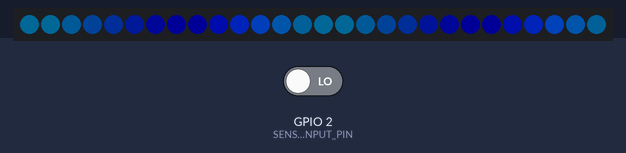
Simulated run of this sketch. Board: ESP32. Parts: 28 RGB LEDs in strip order, left to right. The test bench sets the inputs (shaded band); at power-on: GPIO 2 (SENSOR_INPUT_PIN) LOW. Dim RGB values are drawn brighter than linear. At 30.0 s the program puts the board to deep sleep or switches it off; the recording ends there.

Above: at 1.2 s.
1.3 s: GPIO 2 (SENSOR_INPUT_PIN) driven HIGH
At 10.35 s:
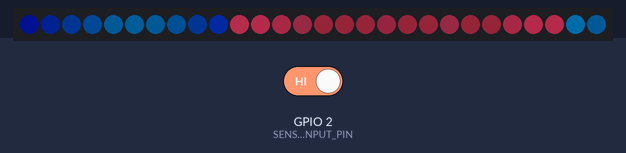
At 20.26 s:
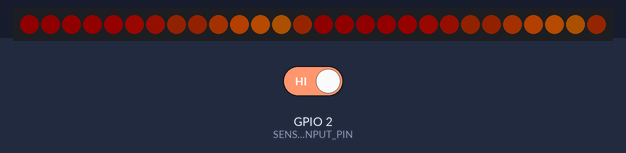

The sketch:

Disney_Door_Decor.ino
```cpp
#include <Adafruit_NeoPixel.h>
#include <driver/rtc_io.h>

#define RUN_TIME_S          10
#define SENSOR_BOOT_S       6
#define BATT_KEEPALIVE_S    25
#define KEEPALIVE_PULSE_MS  500

#define PIXEL_POWER_PIN   GPIO_NUM_0
#define PIXEL_DATA_PIN    GPIO_NUM_1
#define PIXEL_NUM_LEDS    28
#define SENSOR_POWER_PIN  GPIO_NUM_21
#define SENSOR_INPUT_PIN  GPIO_NUM_2

#define SENSOR_ON()       pinMode(SENSOR_POWER_PIN, OUTPUT); digitalWrite(SENSOR_POWER_PIN, 0); digitalWrite(LED_BUILTIN, 0);
#define SENSOR_OFF()      pinMode(SENSOR_POWER_PIN, INPUT); digitalWrite(LED_BUILTIN, 1);
#define PIXEL_ON()        pinMode(PIXEL_POWER_PIN, OUTPUT); digitalWrite(PIXEL_POWER_PIN, 0);
#define PIXEL_OFF()       pinMode(PIXEL_POWER_PIN, INPUT);

#define LED_BOTTOM_START  26
#define LED_BOTTOM_END    9
#define LED_TOP_START     10
#define LED_TOP_STOP      25

#define DEBUG

#define BRIGHTNESS        25

const uint8_t pixel_brightness[PIXEL_NUM_LEDS] = {
  BRIGHTNESS,
  BRIGHTNESS,
  BRIGHTNESS,
  BRIGHTNESS,
  BRIGHTNESS,
  BRIGHTNESS,
  BRIGHTNESS,
  BRIGHTNESS,
  BRIGHTNESS,
  BRIGHTNESS + 25,
  BRIGHTNESS + 50,
  BRIGHTNESS + 50,
  BRIGHTNESS + 25,
  BRIGHTNESS,
  BRIGHTNESS,
  BRIGHTNESS,
  BRIGHTNESS,
  BRIGHTNESS,
  BRIGHTNESS,
  BRIGHTNESS,
  BRIGHTNESS,
  BRIGHTNESS,
  BRIGHTNESS,
  BRIGHTNESS + 25,
  BRIGHTNESS + 50,
  BRIGHTNESS + 50,
  BRIGHTNESS + 25,
  BRIGHTNESS,
};

#define PIXEL_COLOR(n, r, g, b)       strip.Color((r * pixel_brightness[n]) >> 8, (g * pixel_brightness[n]) >> 8, (b * pixel_brightness[n]) >> 8)

#define COLOR_SKY(n)        PIXEL_COLOR(n, 252, 144, 8)
#define COLOR_SEA(n)        PIXEL_COLOR(n, 0, 88, 255)

typedef enum {
  STATE_Initial,
  STATE_StartAnimation,
  STATE_AnimationSensorOff,
  STATE_AnimationSensorOn,
  STATE_StartKeepAlive,
  STATE_RunKeepAlive,
  STATE_Sleep,
} state_e;

typedef struct {
  void (*start)(void);
  void (*run)(void);
} pattern_fns_t;


RTC_DATA_ATTR unsigned char _selectedPattern = 0;
Adafruit_NeoPixel strip(PIXEL_NUM_LEDS, PIXEL_DATA_PIN, NEO_GRB + NEO_KHZ800);
state_e state;


void setup() {
  state = STATE_Initial;
}


bool LED_keepalive_Run() {
  RTC_DATA_ATTR static unsigned char _random_led = 0;
  static unsigned long pulseStart = 0;

  if (pulseStart == 0) {
    pulseStart = millis();
    if (_random_led >= PIXEL_NUM_LEDS) _random_led = 0;

    // Pulse a pair of LEDs briefly to guarantee sufficient load (~80-100mA total with ESP32)
    // to reset the power bank auto-off timer while minimizing active awake time.
    strip.clear();
    strip.setPixelColor(_random_led, strip.Color(120, 120, 120));
    strip.setPixelColor((_random_led + 1) % PIXEL_NUM_LEDS, strip.Color(120, 120, 120));
    strip.show();
  }

  if (millis() - pulseStart >= KEEPALIVE_PULSE_MS) {
    strip.clear();
    strip.show();
    pulseStart = 0;
    _random_led = (_random_led + 2) % PIXEL_NUM_LEDS;
    return false; // Pulse complete, ready to return to sleep
  }

  return true;
}


void LED_allWhite_Start(void) {
  for (int i = 0; i < PIXEL_NUM_LEDS; i++) {
    strip.setPixelColor(i, PIXEL_COLOR(i, 255, 255, 255));
  }
  strip.show();
}


void LED_allWhite_Run(void) {
  static unsigned long lastUpdate = 0;

  if (millis() - lastUpdate < 20) return; // ~50 fps
  lastUpdate = millis();

  unsigned long ms = millis();
  for (int i = 0; i < PIXEL_NUM_LEDS; i++) {
    // Breathing base white glow (sine wave common to all LEDs)
    float breath = 0.5 + 0.5 * sin(ms / 1000.0);

    // Twinkling stars effect (spatial phase shift)
    float stars = 0.5 + 0.5 * sin(ms / 300.0 + i * 2.3);
    float shimmer = (stars > 0.85) ? (stars - 0.85) * 1.5 : 0.0;

    // Scale color values
    uint8_t baseVal = 180 * breath;
    uint8_t r = min(255, baseVal + (int)(shimmer * 75));
    uint8_t g = min(255, baseVal + (int)(shimmer * 75));
    uint8_t b = min(255, baseVal + (int)(shimmer * 75));

    strip.setPixelColor(i, PIXEL_COLOR(i, r, g, b));
  }
  strip.show();
}


void LED_allBlue_Start(void) {
  for (int i = 0; i < PIXEL_NUM_LEDS; i++) {
    strip.setPixelColor(i, PIXEL_COLOR(i, 0, 0, 255));
  }
  strip.show();
}


void LED_allBlue_Run(void) {
  static unsigned long lastUpdate = 0;
  if (millis() - lastUpdate < 30) return; // ~33 fps
  lastUpdate = millis();

  unsigned long ms = millis();
  for (int i = 0; i < PIXEL_NUM_LEDS; i++) {
    // Traveling wave moving down the strip
    float wave = 0.5 + 0.5 * sin((ms / 500.0) - (i * 0.45));

    // Interpolate between deep ocean blue (0, 0, 255) and bright cyan/aqua (0, 160, 230)
    uint8_t r = 0;
    uint8_t g = 160 * wave;
    uint8_t b = 255 - (25 * wave); // wave crests are slightly lighter cyan/teal

    strip.setPixelColor(i, PIXEL_COLOR(i, r, g, b));
  }
  strip.show();
}


void LED_splitOceanSky_Start(void) {
  for (int i = 0; i < PIXEL_NUM_LEDS; i++) {
    if (i >= LED_TOP_START && i <= LED_TOP_STOP) {
      strip.setPixelColor(i, COLOR_SKY(i));
    }
    else {
      strip.setPixelColor(i, COLOR_SEA(i));
    }
  }
  strip.show();
}


void LED_splitOceanSky_Run(void) {
  static unsigned long lastUpdate = 0;

  if (millis() - lastUpdate < 30) return; // ~33 fps
  lastUpdate = millis();

  unsigned long ms = millis();
  for (int i = 0; i < PIXEL_NUM_LEDS; i++) {
    if (i >= LED_TOP_START && i <= LED_TOP_STOP) {
      // --- SKY PATTERN (Sunset shift with star twinkle) ---
      // Shift from warm orange (252, 120, 8) to magenta/rose (210, 30, 120) over time
      float colorShift = 0.5 + 0.5 * sin(ms / 1500.0);

      // Twinkling stars overlay
      float stars = 0.5 + 0.5 * sin(ms / 250.0 + i * 1.8);
      float shimmer = (stars > 0.88) ? (stars - 0.88) * 1.5 : 0.0;

      uint8_t r = 252 * (1.0 - colorShift) + 210 * colorShift;
      uint8_t g = 120 * (1.0 - colorShift) + 30 * colorShift;
      uint8_t b = 8 * (1.0 - colorShift) + 120 * colorShift;

      r = min(255, r + (int)(shimmer * 70));
      g = min(255, g + (int)(shimmer * 70));
      b = min(255, b + (int)(shimmer * 110));

      strip.setPixelColor(i, PIXEL_COLOR(i, r, g, b));
    }
    else {
      // --- OCEAN PATTERN (Sloshing wave motion) ---
      // Traveling wave modulated by a secondary slow frequency for a realistic sloshing effect
      float wave = 0.5 + 0.5 * sin((ms / 600.0) + (i * 0.6) + 0.4 * sin(ms / 1300.0));

      // Interpolate between deep ocean blue (0, 30, 180) and seafoam green/aqua (0, 150, 240)
      uint8_t r = 0;
      uint8_t g = 30 + (120 * wave);
      uint8_t b = 180 + (60 * wave);

      strip.setPixelColor(i, PIXEL_COLOR(i, r, g, b));
    }
  }
  strip.show();
}


void LED_pinwheel_Start(void) {
  for (int i = 0; i < PIXEL_NUM_LEDS; i++) {
    int blade = (i / 7) % 4;
    if (blade % 2 == 0) {
      strip.setPixelColor(i, PIXEL_COLOR(i, 255, 10, 0));       // Red
    } else {
      strip.setPixelColor(i, PIXEL_COLOR(i, 255, 120, 0));      // Orange
    }
  }
  strip.show();
}


void LED_pinwheel_Run(void) {
  static unsigned long lastUpdate = 0;
  if (millis() - lastUpdate < 25) return; // ~40 fps
  lastUpdate = millis();

  unsigned long ms = millis();
  // 4-blade pinwheel (2 Red, 2 Orange), completing 1 full revolution every 2 seconds
  float rotOffset = (float)PIXEL_NUM_LEDS * (ms / 2000.0);

  for (int i = 0; i < PIXEL_NUM_LEDS; i++) {
    float pos = fmod((float)i + rotOffset, (float)PIXEL_NUM_LEDS);
    if (pos < 0) pos += PIXEL_NUM_LEDS;

    // 4 blades of 7 LEDs each: blades 0 & 2 = Red, blades 1 & 3 = Orange
    int blade = (int)(pos / 7.0);
    float frac = (pos - (blade * 7.0)) / 7.0; // 0.0 (trailing root) to 1.0 (leading tip)

    bool isRed = (blade % 2 == 0);
    float rootR = isRed ? 160.0 : 180.0;
    float rootG = isRed ? 0.0   : 45.0;
    float tipR  = 255.0;
    float tipG  = isRed ? 15.0  : 130.0;

    float r, g;
    // Boundary transition zone (~0.84 LED) for smooth anti-aliased rotation across discrete pixels
    const float transWidth = 0.12;
    if (frac < transWidth) {
      bool prevIsRed = !isRed;
      float prevTipR = 255.0;
      float prevTipG = prevIsRed ? 15.0 : 130.0;

      float blend = frac / transWidth;
      r = (1.0 - blend) * prevTipR + blend * rootR;
      g = (1.0 - blend) * prevTipG + blend * rootG;
    } else {
      float t = (frac - transWidth) / (1.0 - transWidth);
      float curve = t * t; // Curved intensity profile along pinwheel blade
      r = rootR + (tipR - rootR) * curve;
      g = rootG + (tipG - rootG) * curve;
    }

    strip.setPixelColor(i, PIXEL_COLOR(i, (uint8_t)r, (uint8_t)g, 0));
  }
  strip.show();
}


const pattern_fns_t pattern_fns[] = {
  {LED_allWhite_Start, LED_allWhite_Run},
  {LED_allBlue_Start, LED_allBlue_Run},
  {LED_splitOceanSky_Start, LED_splitOceanSky_Run},
  {LED_pinwheel_Start, LED_pinwheel_Run}
};


void led_start(void) {
  if (pattern_fns[_selectedPattern].start) pattern_fns[_selectedPattern].start();
}


void led_run(void) {
  if (pattern_fns[_selectedPattern].run) pattern_fns[_selectedPattern].run();
}


void led_stop(void) {
  strip.clear();
  strip.show();
}

void led_cycle_pattern(void) {
  _selectedPattern++;
  if (_selectedPattern >= (sizeof(pattern_fns)/sizeof(pattern_fns_t))) {_selectedPattern = 0;}
}


void loop() {
  static unsigned long runStartTime;
  static esp_sleep_wakeup_cause_t cause;

  switch (state) {
    case STATE_Initial:
      cause = esp_sleep_get_wakeup_cause();

      pinMode(LED_BUILTIN, OUTPUT);
      pinMode(SENSOR_INPUT_PIN, INPUT);

      switch (cause) {
        case ESP_SLEEP_WAKEUP_TIMER:
          state = STATE_StartKeepAlive;
          break;

        default:
        case ESP_SLEEP_WAKEUP_EXT1:
          state = STATE_StartAnimation;
          break;
      }

      strip.begin();
      break;

    case STATE_StartKeepAlive:
      state = STATE_RunKeepAlive;
      gpio_hold_dis(PIXEL_POWER_PIN);
      PIXEL_ON();
      break;

    case STATE_RunKeepAlive:
      if (!LED_keepalive_Run()) {
        if (digitalRead(SENSOR_INPUT_PIN)) {
          state = STATE_StartAnimation;
        }
        else {
          state = STATE_Sleep;
        }
      }
      break;

    case STATE_StartAnimation:
      state = STATE_AnimationSensorOff;
      runStartTime = millis();

      gpio_hold_dis(SENSOR_POWER_PIN);
      gpio_hold_dis(SENSOR_INPUT_PIN);
      gpio_hold_dis(PIXEL_POWER_PIN);
      SENSOR_OFF();
      PIXEL_ON();

      led_cycle_pattern();
      led_start();
      break;

    case STATE_AnimationSensorOff:
      led_run();

      if ((millis() - runStartTime) >= ((RUN_TIME_S - SENSOR_BOOT_S) * 1000)) {
        state = STATE_AnimationSensorOn;
        SENSOR_ON();
        strip.show();
      }
      break;

    case STATE_AnimationSensorOn:
      led_run();

      if ((millis() - runStartTime) >= (RUN_TIME_S * 1000)) {
        led_stop();

        if (digitalRead(SENSOR_INPUT_PIN)) {
          state = STATE_StartAnimation;
        }
        else {
          state = STATE_Sleep;
        }
      }
      break;

    case STATE_Sleep:
      SENSOR_ON();
      PIXEL_OFF();
      gpio_hold_en(SENSOR_POWER_PIN);
      gpio_hold_en(SENSOR_INPUT_PIN);
      gpio_hold_en(PIXEL_POWER_PIN);
      esp_sleep_enable_ext1_wakeup((1ULL << SENSOR_INPUT_PIN), ESP_EXT1_WAKEUP_ANY_HIGH);
      esp_sleep_enable_timer_wakeup(BATT_KEEPALIVE_S * 1000000ULL);

      esp_deep_sleep_start();
      break;
  }
}
```
